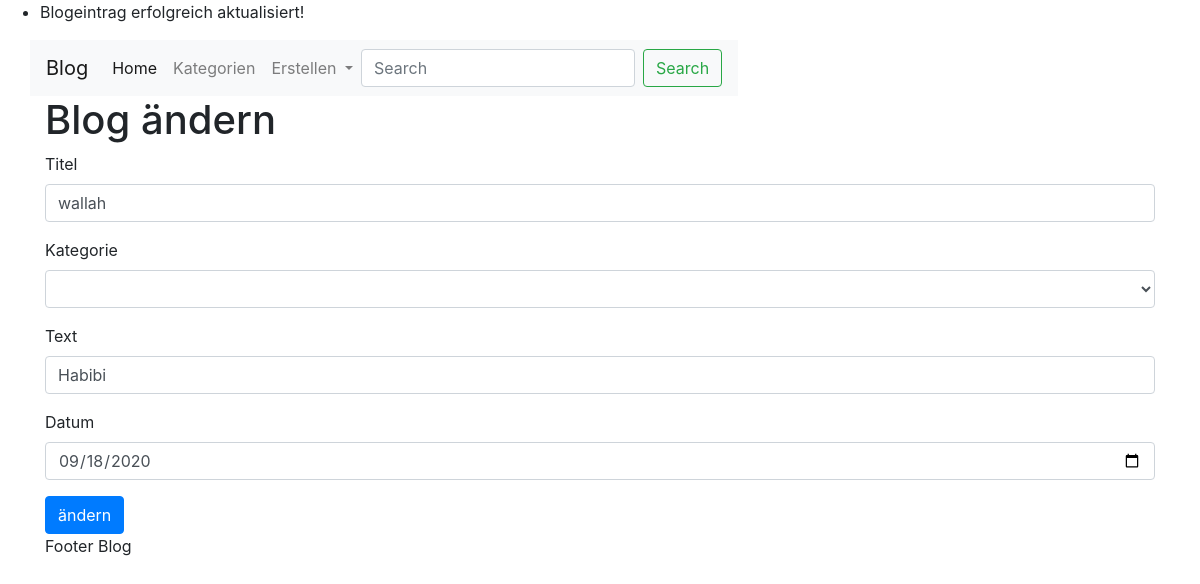
Screenshot of /blog/modify/5 with the database file from the repository.
### app/models.py (models this page shows)
class Blogeintrag(db.Model):
    id = db.Column(db.Integer, primary_key=True)
    titel = db.Column(db.String, nullable=False)
    kategorie = db.Column(db.ForeignKey("kategorie.id"), nullable=False)
    text = db.Column(db.String, nullable=False)
    datum = db.Column(db.Date, nullable=False)

### app/blog/routes.py (the view, shortened to what this page needs)
@bp.route('/blog/modify/<int:id>', methods=['POST', 'GET'])
def update(id):
    flash("Blogeintrag erfolgreich aktualisiert!")
    blogeintrag = Blogeintrag.query.get_or_404(id)
    form = Blogform(request.form)
    form.title.data = blogeintrag.titel
    form.category.data = blogeintrag.kategorie
    form.text.data = blogeintrag.text
    form.date.data = blogeintrag.datum
    return render_template("blog/update.html", form=form)

### app/blog/form.py
class Blogform(Form):
    title = StringField('Titel', validators = [DataRequired()])
    category = IntegerField('Kategorie', validators=[DataRequired()])
    text = StringField('Text', validators=[DataRequired()])
    date = DateField('Datum', validators=[DataRequired()])

### app/templates/blog/update.html (shortened to what this page needs)
{% extends "base.html" %}
{% block content %}
    <h1>Blog ändern</h1>
    <div>
        <form method="post" action="" role="form">
            <div class="form-group">
                <label for="title">{{ form.title.label.text }}</label>
                <input type="text" class="form-control" id="title" name="title"
                       value="{{ form.title.data }}">
            </div>
            <div class="form-group">
                <label for="category">{{ form.category.label.text }}</label>
                <select class="form-control" id="category" name="category">
                </select>
            </div>
            <div class="form-group">
                <label for="text">{{ form.text.label.text }}</label>
                <input type="text" class="form-control" id="text" name="text"
                       value="{{ form.text.data }}">
            </div>
            <div class="form-group">
                <label for="date">{{ form.date.label.text }}</label>
                <input type="date" class="form-control" id="date" name="date"
                       value="{{ form.date.data }}">
            </div>
            <button type="submit" class="btn btn-primary">ändern</button>
        </form>
    </div>
{% endblock %}

### rows the page displays
Blogeintrag: title "wallah", text "Habibi", date "09/18/2020"

### other values shown
{{ messages }} "Blogeintrag erfolgreich aktualisiert!"
